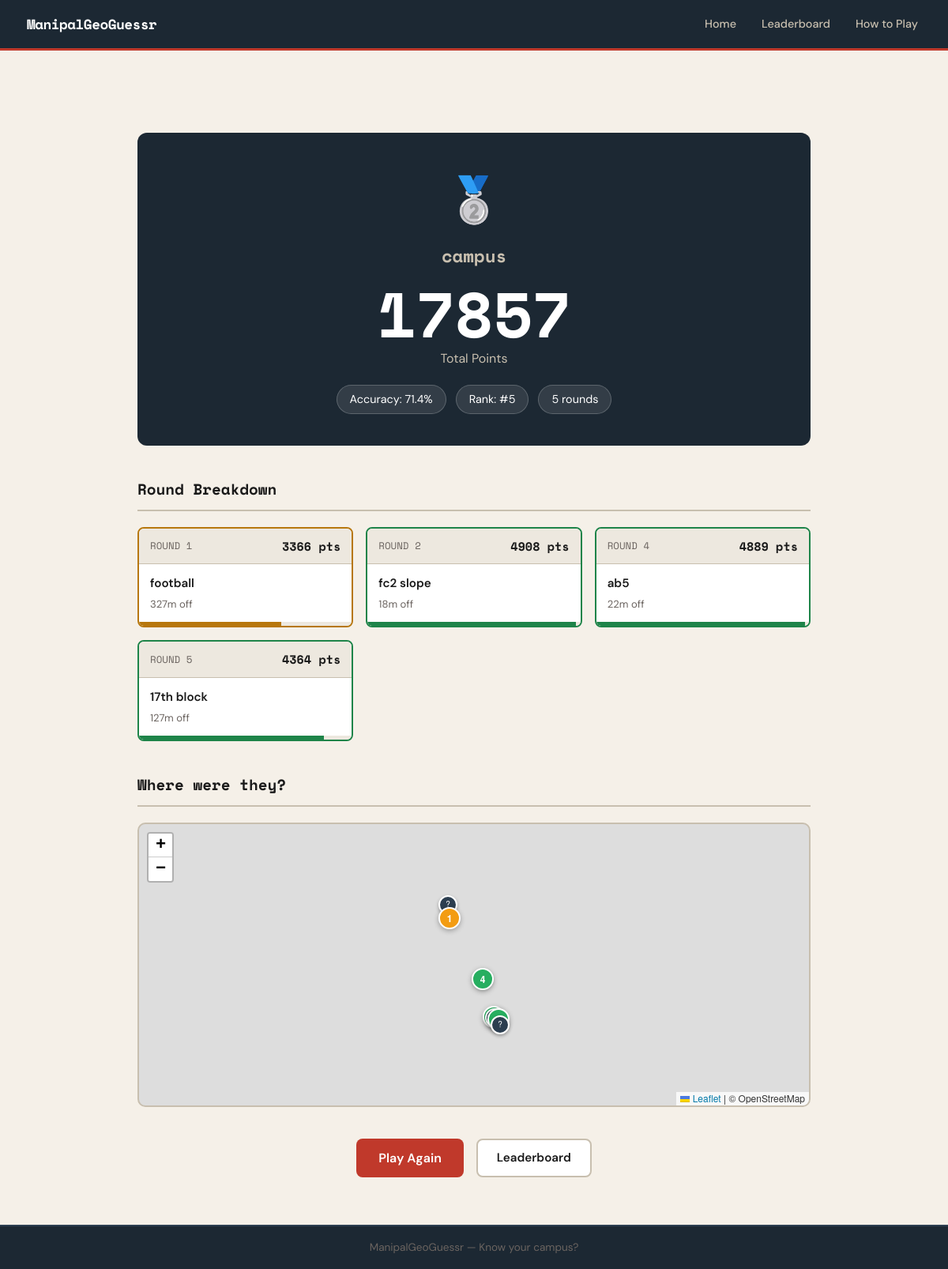
/game/6/result/, run on the app's committed database.
### game/models.py (models this page shows, shortened)
class GameSession(models.Model):
    nickname = models.CharField(max_length=50)
    total_score = models.IntegerField(default=0)
    rounds_played = models.IntegerField(default=0)
    total_rounds = models.IntegerField(default=5)
    is_complete = models.BooleanField(default=False)
    created_at = models.DateTimeField(auto_now_add=True)
    class Meta:
        ordering = ['-created_at']
    def get_accuracy(self):
        max_possible = self.total_rounds * 5000
        if max_possible == 0:
            return 0
        return round((self.total_score / max_possible) * 100, 1)

class GameRound(models.Model):
    session = models.ForeignKey(GameSession, on_delete=models.CASCADE, related_name='rounds')
    location = models.ForeignKey(Location, on_delete=models.CASCADE)
    guessed_lat = models.FloatField(null=True, blank=True)
    guessed_lng = models.FloatField(null=True, blank=True)
    distance_meters = models.FloatField(null=True, blank=True)
    score = models.IntegerField(default=0)
    round_number = models.IntegerField()
    completed = models.BooleanField(default=False)
    time_taken = models.IntegerField(default=0, help_text="Seconds taken")
    class Meta:
        ordering = ['round_number']

class Location(models.Model):
    name = models.CharField(max_length=200)
    description = models.TextField(blank=True)
    latitude = models.FloatField()
    longitude = models.FloatField()
    image = models.ImageField(upload_to='locations/', null=True, blank=True)
    image_url = models.URLField(blank=True, help_text="External image URL (alternative to upload)")
    hint = models.CharField(max_length=300, blank=True, help_text="Optional hint for this location")
    is_active = models.BooleanField(default=True)
    created_at = models.DateTimeField(auto_now_add=True)
    class Meta:
        ordering = ['name']

### game/views.py (the view)
# urls.py: path('game/<int:session_id>/result/', views.game_result, name='game_result'),
def game_result(request, session_id):
    session = get_object_or_404(GameSession, id=session_id)
    if not session.is_complete:
        current = session.rounds.filter(completed=False).first()
        if current:
            return redirect('game_round', session_id=session.id, round_num=current.round_number)
    rounds = session.rounds.all().order_by('round_number')
    rank = GameSession.objects.filter(
        is_complete=True,
        total_score__gt=session.total_score
    ).count() + 1
    context = {
        'session': session,
        'rounds': rounds,
        'rank': rank,
        'accuracy': session.get_accuracy(),
    }
    return render(request, 'game/result.html', context)

### templates/game/result.html (shortened to what this page needs)
{% extends 'base.html' %}
{% load static %}
{% block extra_head %}
<link rel="stylesheet" href="https://unpkg.com/leaflet@1.9.4/dist/leaflet.css" />
{% endblock %}
{% block content %}
<div class="result-page">
    <div class="result-hero">
        <div class="result-trophy">
            {% if session.total_score >= 20000 %}🏆
            {% elif session.total_score >= 12000 %}🥈
            {% elif session.total_score >= 6000 %}🥉
            {% endif %}
        </div>
        <h1 class="result-name">{{ session.nickname }}</h1>
        <div class="result-final-score">{{ session.total_score }}</div>
        <div class="result-score-label">Total Points</div>
        <div class="result-meta">
            <span class="meta-chip">Accuracy: {{ accuracy }}%</span>
            <span class="meta-chip">Rank: #{{ rank }}</span>
            <span class="meta-chip">{{ session.total_rounds }} rounds</span>
        </div>
    </div>
    <div class="rounds-breakdown">
        <h2 class="section-title">Round Breakdown</h2>
        <div class="rounds-grid">
            {% for r in rounds %}
            <div class="round-card {% if r.score >= 4000 %}round-great{% elif r.score >= 2000 %}round-ok{% else %}round-miss{% endif %}">
                <div class="round-card-header">
                    <span class="round-num-label">Round {{ r.round_number }}</span>
                    <span class="round-score-label">{{ r.score }} pts</span>
                </div>
                <div class="round-card-body">
                    <div class="round-location-name">{{ r.location.name }}</div>
                    <div class="round-distance">
                        {% if r.distance_meters %}
                            {% if r.distance_meters >= 1000 %}
                                {{ r.distance_meters|floatformat:0 }}m off
                            {% else %}
                                {{ r.distance_meters|floatformat:0 }}m off
                            {% endif %}
                        {% endif %}
                    </div>
                </div>
                <div class="round-score-bar">
                    <div class="round-score-fill" style="width: {% widthratio r.score 5000 100 %}%"></div>
                </div>
            </div>
            {% endfor %}
        </div>
    </div>
    <div class="result-map-section">
        <h2 class="section-title">Where were they?</h2>
        <div id="summaryMap" class="summary-map"></div>
    </div>
    <div class="result-cta">
        <a href="{% url 'home' %}" class="btn-primary">Play Again</a>
        <a href="{% url 'leaderboard' %}" class="btn-secondary">Leaderboard</a>
    </div>
</div>
{% endblock %}

### static/css/style.css (style rules this page uses)
:root { --bg: #f5f0e8; --surface: #ffffff; --surface-2: #ede8df; --border: #c8bfaf; --text: #1a1a1a; --text-muted: #6b6460; --accent: #c0392b; --accent-dark: #922b21; --accent-light: #f5b7b1; --green: #1e8449; --yellow: #b7770d; --blue: #1a5276; --navy: #1c2833; --radius: 8px; --shadow: 0 2px 8px rgba(0,0,0,0.12); --shadow-lg: 0 6px 24px rgba(0,0,0,0.15); }
*, *::before, *::after { box-sizing: border-box; margin: 0; padding: 0; }
html { scroll-behavior: smooth; }
body { font-family: 'DM Sans', sans-serif; background: var(--bg); color: var(--text); font-size: 16px; line-height: 1.6; min-height: 100vh; display: flex; flex-direction: column; }
.btn-primary { display: inline-block; background: var(--accent); color: #fff; border: none; padding: 12px 28px; border-radius: var(--radius); font-family: 'DM Sans', sans-serif; font-size: 1rem; font-weight: 600; cursor: pointer; text-decoration: none; transition: background 0.15s, transform 0.1s; text-align: center; }
.btn-secondary { display: inline-block; background: var(--surface); color: var(--text); border: 2px solid var(--border); padding: 10px 24px; border-radius: var(--radius); font-family: 'DM Sans', sans-serif; font-size: 0.95rem; font-weight: 600; cursor: pointer; text-decoration: none; transition: border-color 0.15s, background 0.15s; }
.section-title { font-family: 'Space Mono', monospace; font-size: 1.2rem; margin-bottom: 20px; padding-bottom: 10px; border-bottom: 2px solid var(--border); }
.result-page { max-width: 900px; margin: 0 auto; padding: 40px 24px 60px; }
.result-hero { text-align: center; padding: 40px 20px; background: var(--navy); border-radius: 12px; margin-bottom: 40px; color: #fff; }
.result-trophy { font-size: 3.5rem; margin-bottom: 8px; }
.result-name { font-family: 'Space Mono', monospace; font-size: 1.4rem; color: #c8bfaf; margin-bottom: 16px; }
.result-final-score { font-family: 'Space Mono', monospace; font-size: 5rem; font-weight: 700; color: #fff; line-height: 1; }
.result-score-label { font-size: 1rem; color: #c8bfaf; margin-bottom: 20px; margin-top: 4px; }
.result-meta { display: flex; gap: 12px; justify-content: center; flex-wrap: wrap; }
.meta-chip { background: rgba(255,255,255,0.1); border: 1px solid rgba(255,255,255,0.2); padding: 6px 16px; border-radius: 20px; font-size: 0.9rem; color: #fff; }
.rounds-breakdown { margin-bottom: 40px; }
.rounds-grid { display: grid; grid-template-columns: repeat(auto-fill, minmax(240px, 1fr)); gap: 16px; }
.round-card { background: var(--surface); border: 2px solid var(--border); border-radius: var(--radius); overflow: hidden; }
.round-card.round-great { border-color: var(--green); }
.round-card.round-ok { border-color: var(--yellow); }
.round-card-header { padding: 10px 14px; display: flex; justify-content: space-between; align-items: center; background: var(--surface-2); border-bottom: 1px solid var(--border); }
.round-num-label { font-family: 'Space Mono', monospace; font-size: 0.78rem; color: var(--text-muted); text-transform: uppercase; }
.round-score-label { font-family: 'Space Mono', monospace; font-size: 0.95rem; font-weight: 700; color: var(--text); }
.round-card-body { padding: 12px 14px; }
.round-location-name { font-weight: 600; font-size: 0.95rem; color: var(--text); margin-bottom: 4px; }
.round-distance { font-size: 0.82rem; color: var(--text-muted); }
.round-score-bar { height: 5px; background: var(--surface-2); }
.round-score-fill { height: 100%; background: var(--green); transition: width 0.6s ease; }
.round-card.round-ok .round-score-fill { background: var(--yellow); }
.result-map-section { margin-bottom: 40px; }
.summary-map { height: 360px; border-radius: 10px; border: 2px solid var(--border); overflow: hidden; }
.result-cta { display: flex; gap: 16px; justify-content: center; flex-wrap: wrap; }

### data on the page
GameSession: nickname "campus", total_score "17857", total_rounds "5"
GameRound: round_number "1", score "3366", location.name "football", distance_meters "327"
GameRound: round_number "2", score "4908", location.name "fc2 slope", distance_meters "18"
GameRound: round_number "4", score "4889", location.name "ab5", distance_meters "22"
GameRound: round_number "5", score "4364", location.name "17th block", distance_meters "127"

### other printed values
{{ accuracy }} "71.4"
{{ rank }} "5"
